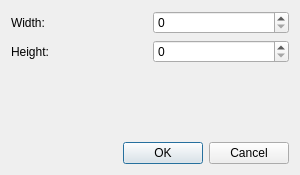
<?xml version="1.0" encoding="UTF-8"?>
<ui version="4.0">
 <class>OverlayDialog</class>
 <widget class="QDialog" name="OverlayDialog">
  <property name="geometry">
   <rect>
    <x>0</x>
    <y>0</y>
    <width>300</width>
    <height>175</height>
   </rect>
  </property>
  <property name="windowTitle">
   <string>Dialog</string>
  </property>
  <layout class="QGridLayout" name="gridLayout">
   <item row="0" column="0">
    <layout class="QHBoxLayout" name="horizontalLayout">
     <item>
      <widget class="QLabel" name="widthLabel">
       <property name="text">
        <string>Width:</string>
       </property>
      </widget>
     </item>
     <item>
      <widget class="QSpinBox" name="widthSpin">
       <property name="sizePolicy">
        <sizepolicy hsizetype="Preferred" vsizetype="Fixed">
         <horstretch>0</horstretch>
         <verstretch>0</verstretch>
        </sizepolicy>
       </property>
       <property name="maximum">
        <number>10000</number>
       </property>
      </widget>
     </item>
    </layout>
   </item>
   <item row="3" column="0">
    <widget class="QDialogButtonBox" name="buttonBox">
     <property name="orientation">
      <enum>Qt::Horizontal</enum>
     </property>
     <property name="standardButtons">
      <set>QDialogButtonBox::Cancel|QDialogButtonBox::Ok</set>
     </property>
    </widget>
   </item>
   <item row="1" column="0">
    <layout class="QHBoxLayout" name="horizontalLayout_2">
     <item>
      <widget class="QLabel" name="heightLabel">
       <property name="text">
        <string>Height:</string>
       </property>
      </widget>
     </item>
     <item>
      <widget class="QSpinBox" name="heightSpin">
       <property name="sizePolicy">
        <sizepolicy hsizetype="Preferred" vsizetype="Fixed">
         <horstretch>0</horstretch>
         <verstretch>0</verstretch>
        </sizepolicy>
       </property>
       <property name="maximum">
        <number>10000</number>
       </property>
      </widget>
     </item>
    </layout>
   </item>
   <item row="2" column="0">
    <spacer name="verticalSpacer">
     <property name="orientation">
      <enum>Qt::Vertical</enum>
     </property>
     <property name="sizeHint" stdset="0">
      <size>
       <width>20</width>
       <height>40</height>
      </size>
     </property>
    </spacer>
   </item>
  </layout>
 </widget>
 <resources/>
 <connections>
  <connection>
   <sender>buttonBox</sender>
   <signal>accepted()</signal>
   <receiver>OverlayDialog</receiver>
   <slot>accept()</slot>
   <hints>
    <hint type="sourcelabel">
     <x>248</x>
     <y>254</y>
    </hint>
    <hint type="destinationlabel">
     <x>157</x>
     <y>274</y>
    </hint>
   </hints>
  </connection>
  <connection>
   <sender>buttonBox</sender>
   <signal>rejected()</signal>
   <receiver>OverlayDialog</receiver>
   <slot>reject()</slot>
   <hints>
    <hint type="sourcelabel">
     <x>316</x>
     <y>260</y>
    </hint>
    <hint type="destinationlabel">
     <x>286</x>
     <y>274</y>
    </hint>
   </hints>
  </connection>
 </connections>
</ui>
